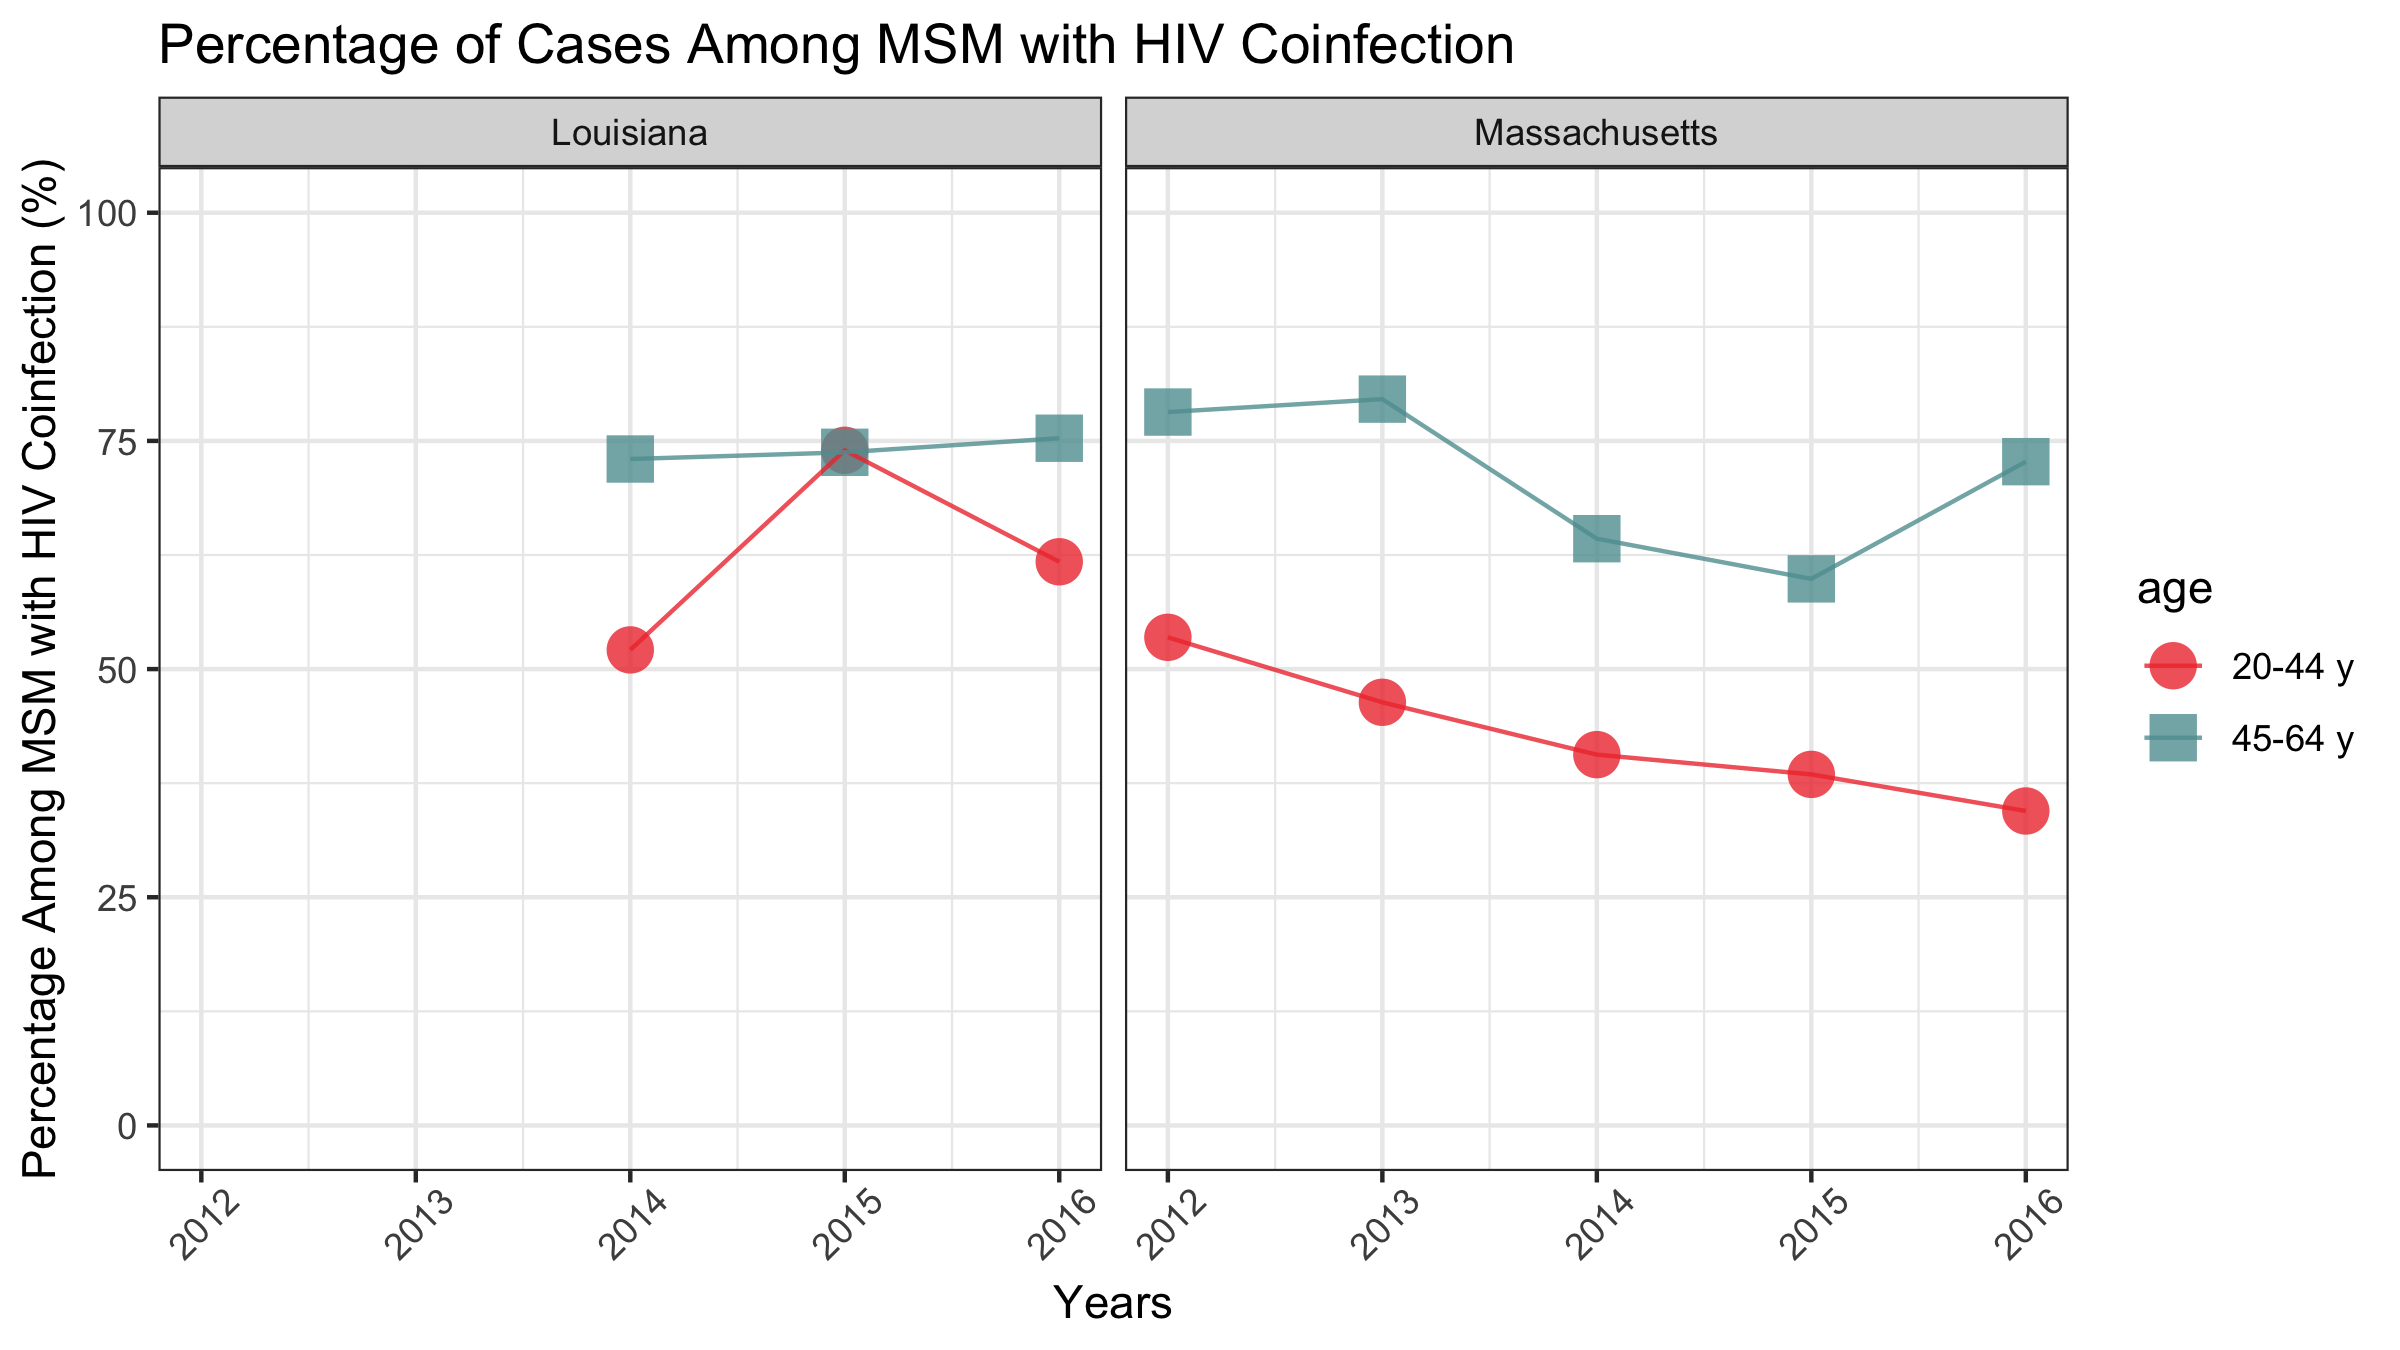

This chart was generated by the following R code:

devtools::load_all()
library(ggplot2)

state <- 'LA'

load.start()

la_df <- data.frame(state = 'Louisiana', age = rep(c('20-44 y', '45-64 y'), each=3), prop = p.hiv.cases)

state <- 'MA'

load.start()

ma_df <- data.frame(state = 'Massachusetts', age = rep(c('20-44 y', '45-64 y'), each=5), prop = p.hiv.cases)


df <- rbind.data.frame(la_df, ma_df)
df$year <- c(rep(2014:2016, 2), rep(2012:2016, 2))

ggplot(df, aes(x = year, y = prop*100, color = age, shape = age)) + 
  geom_point(size = 5, alpha = 0.8) + 
  geom_line(alpha = 0.8) + 
  facet_wrap(~state) + 
  expand_limits(y=c(0,100)) + 
  ylab("Percentage Among MSM with HIV Coinfection (%)") + 
  xlab("Years") + 
  ggtitle("Percentage of Cases Among MSM with HIV Coinfection") + 
  scale_color_manual(values=c('brown2', 'cadetblue')) + 
  scale_shape_manual(values=c(16,15)) + 
  theme_bw() + 
  theme(axis.text.x = element_text(angle = 45,vjust=.65)) 


ggsave("proportion_with_hiv_coinfection.png", height = 4.5, width = 8)
